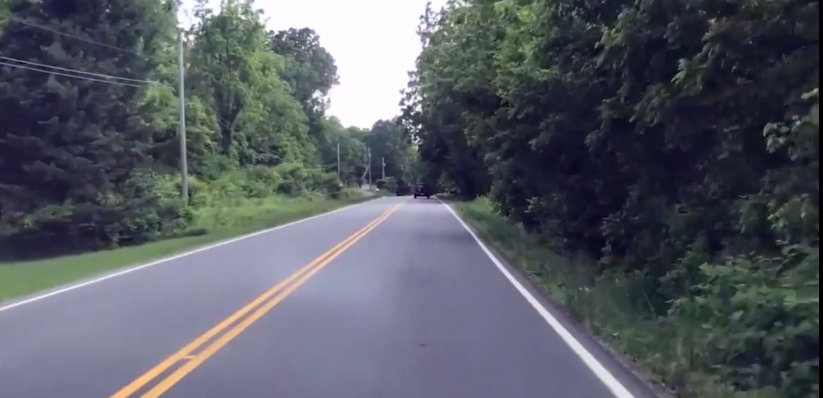
#> input picture Lane_Image.jpg, 1645 x 796 px, given in place of Lane Video.mp4, which was not available (shown at 1/2 size)
$ python 02_Lane_Video.py
#> lines starting #> are read from the running program, lines starting #| are printed output that depends on the picture; after the words box and inside, x2 and y2 are one past the last pixel; in counts of white or black regions, pixels touching at a corner belong together; pictures that were not available may be replaced by others from this repository, and a replacement may not be noted
#> further down, frame is the input picture: shape (796, 1645, 3); mean B, G, R 100.6, 91.6, 87.4
import cv2
import numpy as np


def make_coordinates(image, line_parameters):
    slope, intercept = line_parameters
    y1 = image.shape[0]
    y2 = int(y1*(3/5))
    x1 = int((y1 - intercept)/slope)
    x2 = int((y2 - intercept)/slope)
    return np.array([x1, y1, x2, y2])


def average_slope_intercept(image, lines):
    left_fit = []
    right_fit = []
    for line in lines:
        x1, y1, x2, y2 = line.reshape(4)
        parameters = np.polyfit((x1, x2), (y1, y2), 1)
        slope = parameters[0]
        intercept = parameters[1]
        if slope < 0:
            left_fit.append((slope, intercept))
        else:
            right_fit.append((slope, intercept))
    left_fit_average = np.average(left_fit, axis=0)
    right_fit_average = np.average(right_fit, axis=0)
    try:
        left_line = make_coordinates(image, left_fit_average)
        right_line = make_coordinates(image, right_fit_average)
        return np.array([left_line, right_line])
    except Exception as e:
        print(e, '\n')
        return None


def canny(image):
    gray = cv2.cvtColor(image, cv2.COLOR_RGB2GRAY)
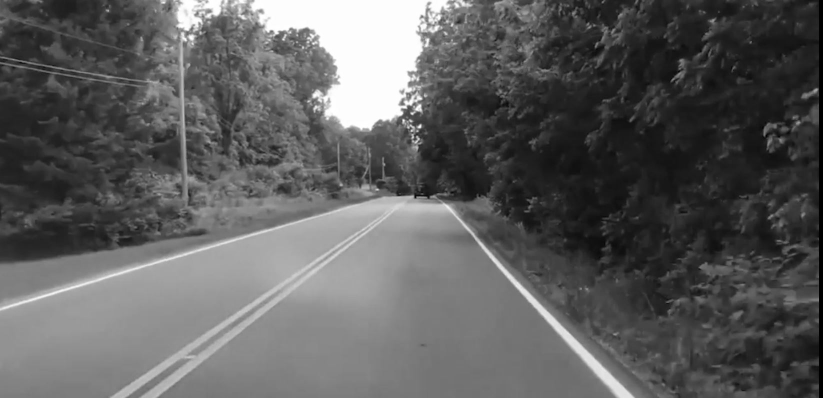
#> gray: shape (796, 1645) (shown at 1/2 size); min 0, max 255, mean 93.8
    blur = cv2.GaussianBlur(gray, (5, 5), 0)
    canny = cv2.Canny(blur, 50, 150)
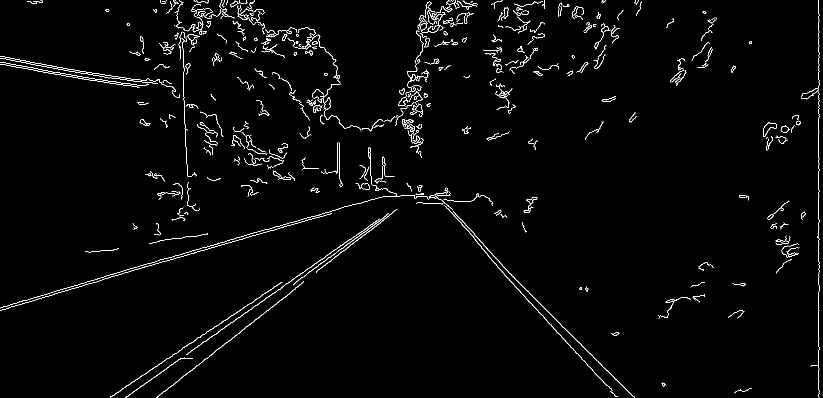
#> canny: shape (796, 1645) (shown at 1/2 size); 1.9% white in thin lines or dots
    return canny


def display_lines(image, lines):
    line_image = np.zeros_like(image)
    if lines is not None:
        for x1, y1, x2, y2 in lines:
            cv2.line(line_image, (x1, y1), (x2, y2), (132, 4, 132), 10)
    return line_image


def region_of_interest(image):
    height = image.shape[0]
#> height = 796
    polygons = np.array([
        [(200, height), (1100, height), (550, 250)]
    ])
#> polygons = [[200, 796], [1100, 796], [550, 250]]
    mask = np.zeros_like(image)
    cv2.fillPoly(mask, polygons, 255)
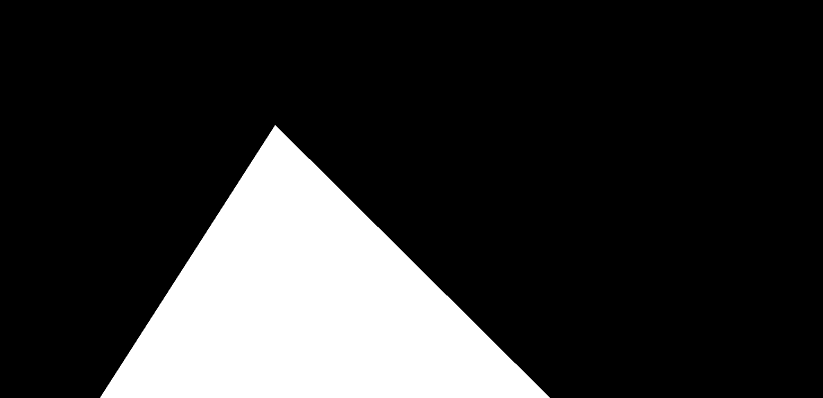
#> mask: shape (796, 1645) (shown at 1/2 size); 18.8% white; 1 white region, box (x1, y1, x2, y2) and area: (200, 250, 1100, 796) 245975
    masked_image = cv2.bitwise_and(image, mask)
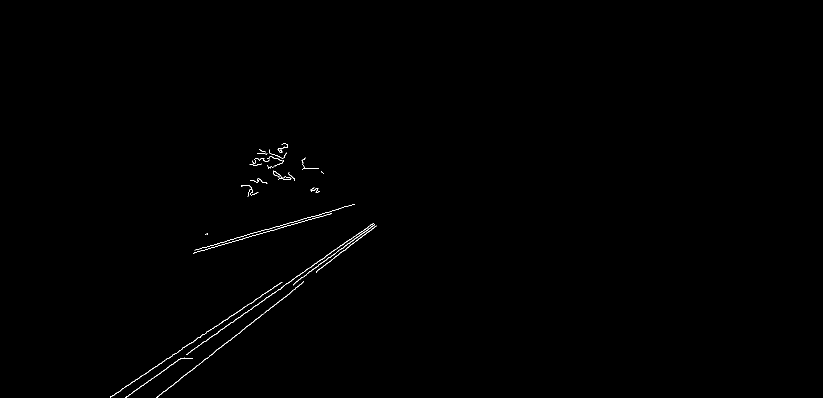
#> masked_image: shape (796, 1645) (shown at 1/2 size); 0.29% white in thin lines or dots, all inside (x1, y1, x2, y2) = (220, 287, 753, 796)
    return masked_image


cap = cv2.VideoCapture("Lane Video.mp4")
while True:
    ret, frame = cap.read()
    canny_image = canny(frame)
    cropped_image = region_of_interest(canny_image)
    lines = cv2.HoughLinesP(cropped_image, 2, np.pi / 180, 100, np.array([]), minLineLength=40, maxLineGap=5)
#> lines = [[372, 709, 567, 572], [314, 794, 582, 584], [220, 795, 500, 606], [510, 465, 685, 415], [413, 498, 643, 432], [436, 663, 746, 446], [588, 567, 639, 529], [632, 543, 752, 452], [614, 547, 749, 449], [502, 606, 561, 565], [251, 794, 308, 755], [701, 490, 752, 451]]
    averaged_lines = average_slope_intercept(frame, lines)
#> the loop in average_slope_intercept, `for line in lines:` made 12 passes
#> (x1, y1, x2, y2, slope, intercept) on passes 1 to 12: (372, 709, 567, 572, -0.703, 970.4), (314, 794, 582, 584, -0.784, 1040), (220, 795, 500, 606, -0.675, 943.5), (510, 465, 685, 415, -0.286, 610.7), (413, 498, 643, 432, -0.287, 616.5), (436, 663, 746, 446, -0.7, 968.2), (588, 567, 639, 529, -0.745, 1005.1), (632, 543, 752, 452, -0.758, 1022.3), (614, 547, 749, 449, -0.726, 992.7), (502, 606, 561, 565, -0.695, 954.8), (251, 794, 308, 755, -0.684, 965.7), (701, 490, 752, 451, -0.765, 1026.1)
#> after the loop in average_slope_intercept, `for line in lines:`: left_fit = [(-0.703, 970.4), (-0.784, 1040), (-0.675, 943.5), (-0.286, 610.7), (-0.287, 616.5), (-0.7, 968.2), (-0.745, 1005.1), (-0.758, 1022.3), (-0.726, 992.7), (-0.695, 954.8), (-0.684, 965.7), (-0.765, 1026.1)]; right_fit = []
#> in average_slope_intercept, `left_fit_average = np.average(left_fit, axis=0)`: left_fit_average = [-0.651, 926.3]
#> in average_slope_intercept, `right_fit_average = np.average(right_fit, axis=0)`: right_fit_average = nan
#> in make_coordinates, `slope, intercept = line_parameters`: slope = -0.651; intercept = 926.3
#> in make_coordinates, `x1 = int((y1 - intercept)/slope)`: x1 = 200
#> in make_coordinates, `x2 = int((y2 - intercept)/slope)`: x2 = 690
#> in average_slope_intercept, `left_line = make_coordinates(image, left_fit_average)`: left_line = [200, 796, 690, 477]
    line_image = display_lines(frame, averaged_lines)
#> line_image: shape (796, 1645, 3); every value is 0
    combo_image = cv2.addWeighted(frame, 0.8, line_image, 1, 1)
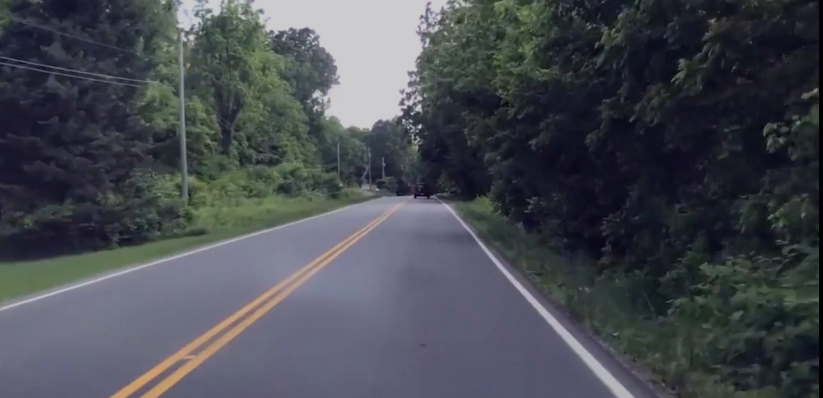
#> combo_image: shape (796, 1645, 3) (shown at 1/2 size); mean B, G, R 81.4, 74.3, 70.9
    cv2.imshow('result', combo_image)
    key = cv2.waitKey(1) & 0xFF
#> (key Esc is pressed here)
    # if the q key was pressed, break from the loop
    if key == ord("A"):
        break

cap.release()
cv2.destroyAllWindows()
